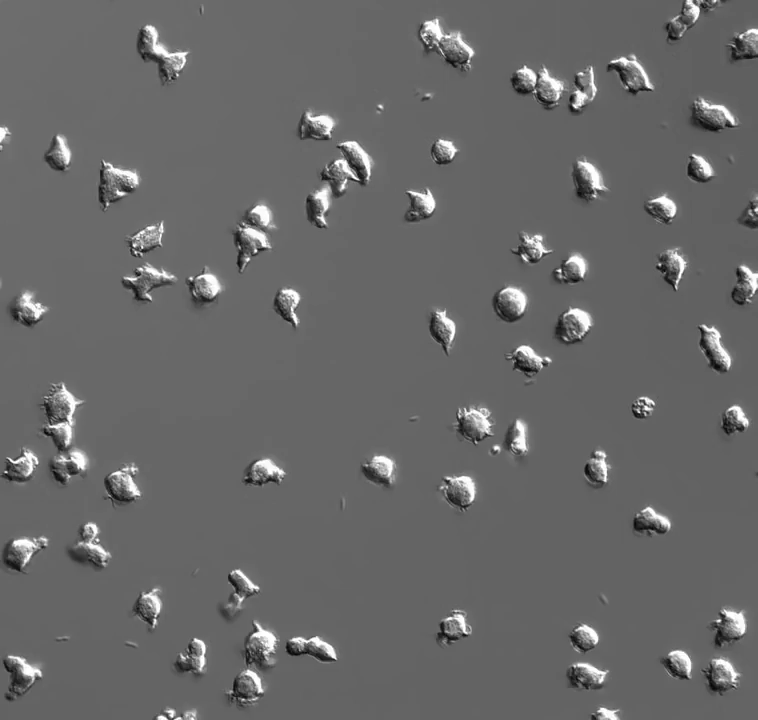
#> input picture 20190305/Day3/cellMovement/cellMovement0000.png, 758 x 720 px; its folder holds 4 pictures in this run
$ jupyter execute --allow-errors DIPday3.ipynb   (older library calls are emulated)
#> lines starting #> are read from the running program, lines starting #| are printed output that depends on the picture; long printed decimals are rounded
[cell 1]
import numpy as np
import matplotlib.image as mpimg
import matplotlib.pyplot as plt
from skimage import io

#> (a cell that did not finish here is left out)

[cell 3]
import glob

fileList = glob.glob('./cellMovement/*.png')
#> fileList = ['./cellMovement/cellMovement0000.png', './cellMovement/cellMovement0001.png', './cellMovement/cellMovement0002.png', './cellMovement/cellMovement0003.png']
cells2 = np.array([np.array(mpimg.imread(fname)) for fname in fileList])
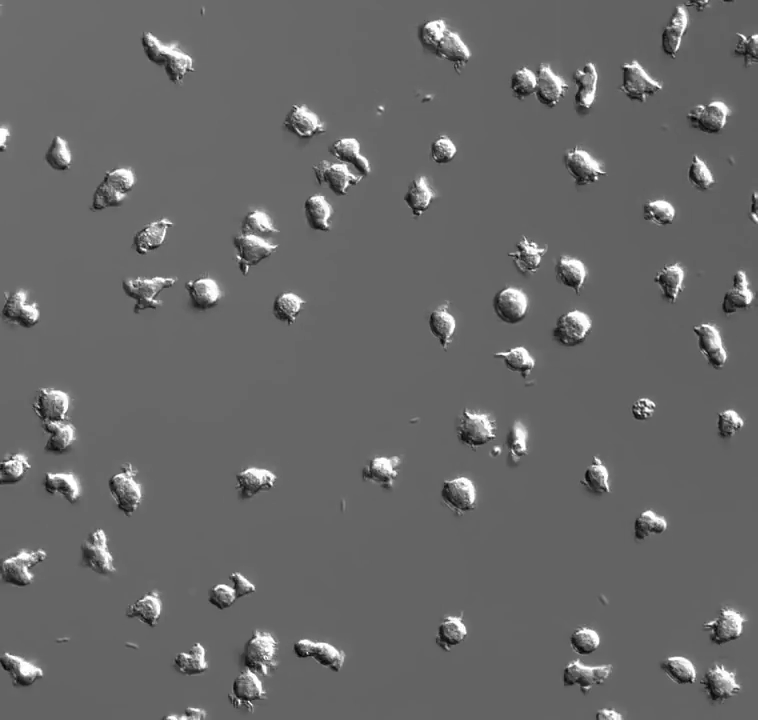
#> input picture 20190305/Day3/cellMovement/cellMovement0001.png, 758 x 720 px
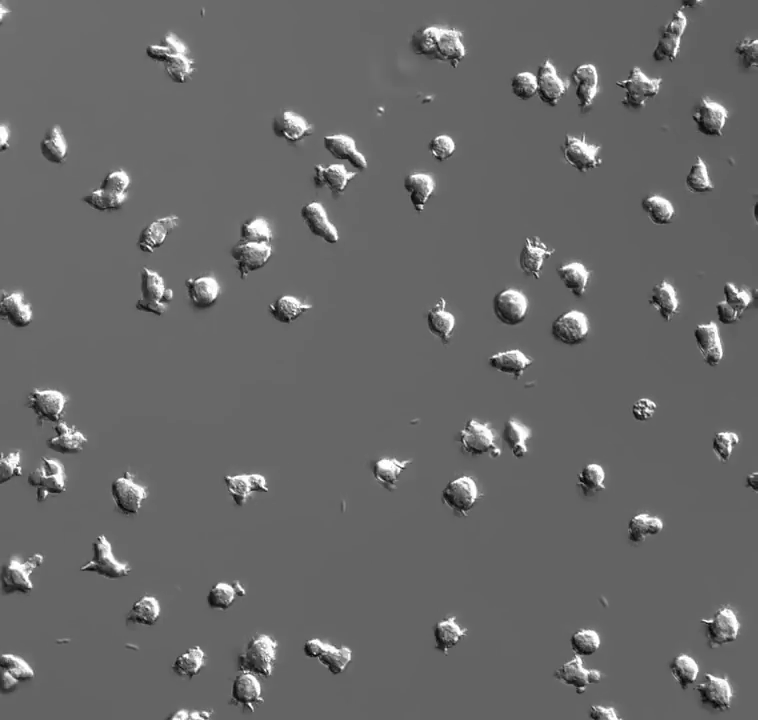
#> input picture 20190305/Day3/cellMovement/cellMovement0002.png, 758 x 720 px
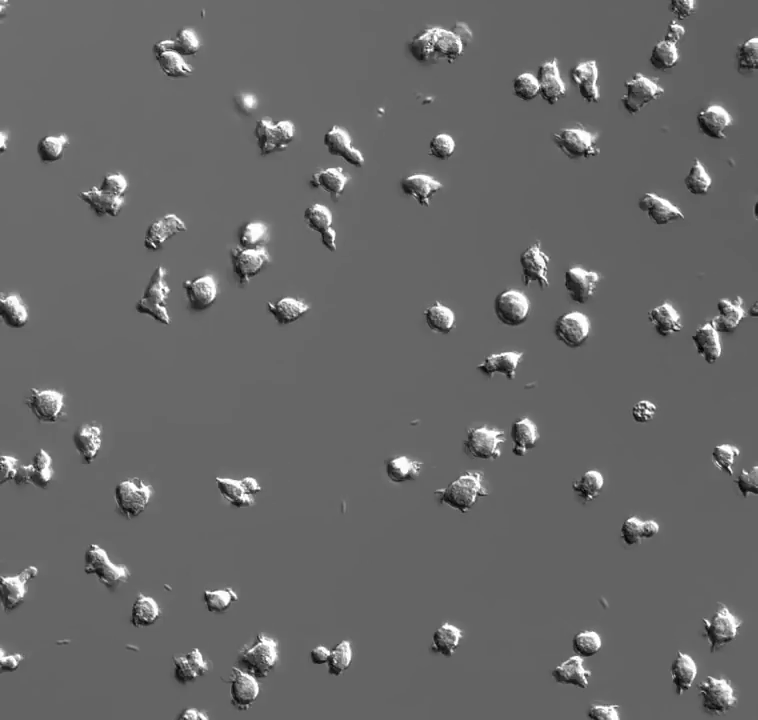
#> input picture 20190305/Day3/cellMovement/cellMovement0003.png, 758 x 720 px

print(cells2.shape)
#| (4, 720, 758)

[cell 4]
print(cells2.min())
#| 0.0
print(cells2.max())
#| 1.0

plt.imshow(cells2[1],cmap='gray')
plt.gca().set_title('First slice')

plt.show()

[cell 5]
plt.hist(cells2[1].ravel(), bins=np.linspace(0, 256))
plt.gca().set_title('Histogram')

plt.show()
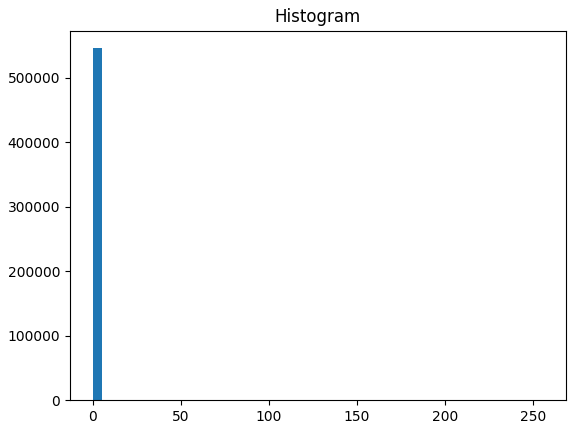
#> figure drawn by matplotlib, 1 panel; tallest bar 545760 high, from x = -4.44e-16 to 5.22

[cell 6]
from skimage.exposure import equalize_adapthist

slice1EQ = equalize_adapthist(cells2[1],clip_limit=0.01)

plt.figure(figsize=(10,5))
plt.subplot(121)
plt.gca().set_title("Original")
plt.imshow(cells2[1], cmap='gray')
plt.clim(0,255)
plt.subplot(122)
plt.gca().set_title("Equalized")
plt.imshow(slice1EQ, cmap='gray')
plt.clim(0, 1)


plt.show()

[cell 7]
plt.hist(slice1EQ.ravel(), bins=np.linspace(0, 1, 256))
plt.gca().set_title('Histogram')

plt.show()
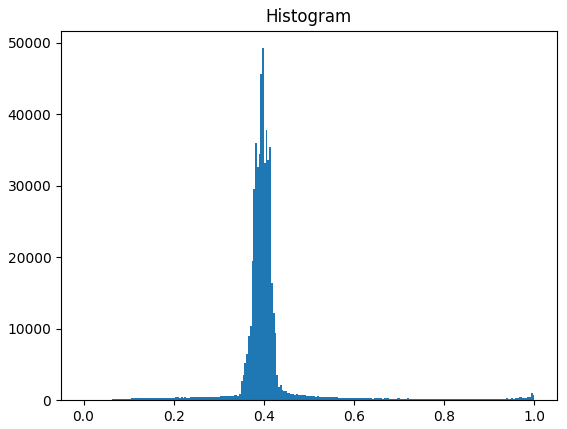
#> figure drawn by matplotlib, 1 panel; tallest bar 49238 high, from x = 0.396 to 0.4

[cell 8]
from skimage.filters import sobel

slice1EQSo = sobel(slice1EQ)
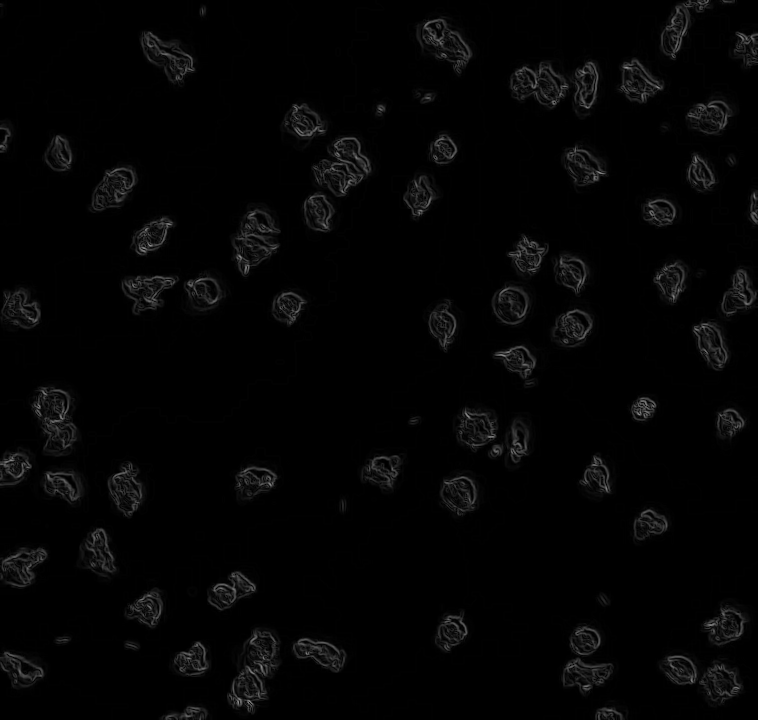
#> slice1EQSo: shape (720, 758) float32; min 0, max 0.573, mean 0.0174
slice1So = sobel(cells2[1])

print(slice1EQSo.max())
#| 0.5732
print(slice1EQSo.min())
#| 0.0


plt.figure(figsize=(10,5))
plt.subplot(121)
plt.gca().set_title("sobel")
plt.imshow(slice1So, cmap='gray')
plt.subplot(122)
plt.gca().set_title("Equalized sobel")
plt.imshow(slice1EQSo, cmap='gray')


plt.show()

[cell 9]
from skimage.morphology import watershed

markers = np.zeros_like(slice1EQSo)

markers[slice1EQSo > 0.04*np.max(slice1EQSo)] = 2
markers[slice1EQSo < 0.008*np.max(slice1EQSo)] = 1

#> (the rest of this cell did not finish here and is left out)

[cell 10]
from skimage.morphology import remove_small_holes, remove_small_objects
import scipy.ndimage as ndi


#> (the rest of this cell did not finish here and is left out)

[cell 11]
from skimage.feature import peak_local_max

#> (the rest of this cell did not finish here and is left out)

[cell 12]
def segmentCells(imIn):
    # This function segments cells using edge detection and
    # Two rounds of segmentation using the watershed algorithm

    # First detect edges using a sobel filter
    iminSo = sobel(imIn)

    # Calculate markers for seperating bg and fg
    markers = np.zeros_like(iminSo)

    markers[iminSo > 0.04*np.max(iminSo)] = 2
    markers[iminSo < 0.008*np.max(iminSo)] = 1

    # perform first watershed
    iminWs = watershed(iminSo, markers)
    Ws1Mask = remove_small_objects(remove_small_holes(iminWs-1,
                                    area_threshold=100),min_size=130)
    labels, nblabels = ndi.label(Ws1Mask)

    print("Number of cells found in first segmentation: ",nblabels)

    # Use the Ws1Mask to refine segmentation
    distances = ndi.distance_transform_edt(Ws1Mask)
    local_maxi = peak_local_max(distances, indices=False,
                        footprint=np.ones((36, 36)),labels=slice1Mask)

    markers = ndi.label(local_maxi)[0]
    Ws2labels = watershed(-distances, markers, mask=Ws1Mask)

    print("Number of cells found in second segmentation: ",Ws2labels.max())

    return Ws2labels

#> (a cell that did not finish here is left out)

[cell 14]
from skimage.measure import regionprops

#> (the rest of this cell did not finish here and is left out)

[cell 15]
cellLocations = np.zeros((2,71))
count = 0

#> (the rest of this cell did not finish here and is left out)

[cell 16]
fig, ax = plt.subplots()
ax.imshow(slice1EQ, cmap=plt.cm.gray)
ax.plot(cellLocations[1,:], cellLocations[0,:], '.r', markersize=5)

plt.show()
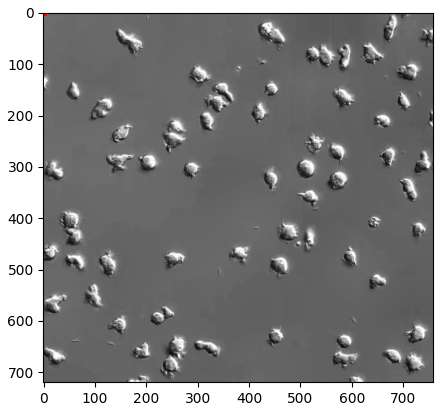
#> figure drawn by matplotlib, 1 panel
